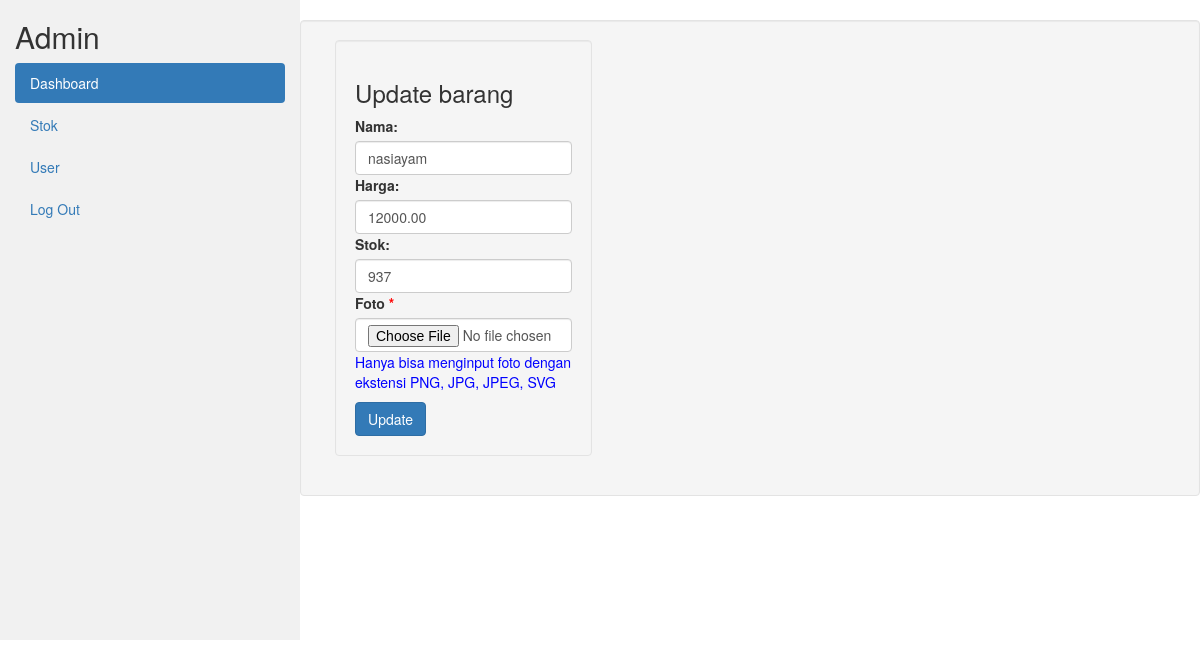
/petugas/index.php?page=editbarang&idproduk=1 (signed in), run on the app's committed database.
### tables this page shows
CREATE TABLE `produk` (
  `idproduk` int(11) NOT NULL,
  `nama` varchar(255) NOT NULL,
  `harga` decimal(10,2) NOT NULL,
  `stok` int(11) NOT NULL,
  `sold` varchar(255) NOT NULL,
  `foto` varchar(255) DEFAULT NULL
);

### petugas/editbarang.php (the view, shortened to what this page needs)
<?php
include_once("../conn/koneksi.php");
$id = $_GET['idproduk'];
$result1 = mysqli_query($koneksi, "SELECT * FROM produk WHERE idproduk=$id");
while ($barang_data = mysqli_fetch_array($result1)) {
    $name = $barang_data['nama'];
    $harga = $barang_data['harga'];
    $stok = $barang_data['stok'];
}
?>
<div class="row well">
    <div class="col-md-4">
        <div class="card well">
            <div class="card-header">
                <h3 class="">Update barang</h3>
            </div>
            <div class="card-body">
                <form action="" method="POST" enctype="multipart/form-data">
                    <div class="mb-3 mt-3">
                        <label for="nama" class="form-label">Nama:</label>
                        <input type="text" class="form-control" id="username" value="<?php echo $name; ?>" placeholder="Masukkan Nama" name="nama">
                    </div>
                    <div class="mb-3">
                        <label for="harga" class="form-label">Harga:</label>
                        <input type="text" class="form-control" id="harga" value="<?php echo $harga; ?>" placeholder="Masukkan Harga" name="harga">
                    </div>
                    <div class="mb-3">
                        <label for="stok" class="form-label">Stok:</label>
                        <input type="text" class="form-control" id="stok" value="<?php echo $stok; ?>" placeholder="Masukkan Stok" name="stok">
                    </div>
                    <div class="mb-3">
                        <label for="foto" class="form-label">Foto<span style="color: red;"> *</span></label>
                        <input type="file" class="form-control" id="foto" name="foto">
                        <p style="color: blue;">Hanya bisa menginput foto dengan ekstensi PNG, JPG, JPEG, SVG</p>
                    </div>
                    <button type="submit" name="update" class="btn btn-primary">Update</button>
                </form>
            </div>
        </div>
    </div>
</div>

### data on the page
produk: nama "nasiayam", harga "12000.00", stok "937"

### other printed values
$level "Admin"
